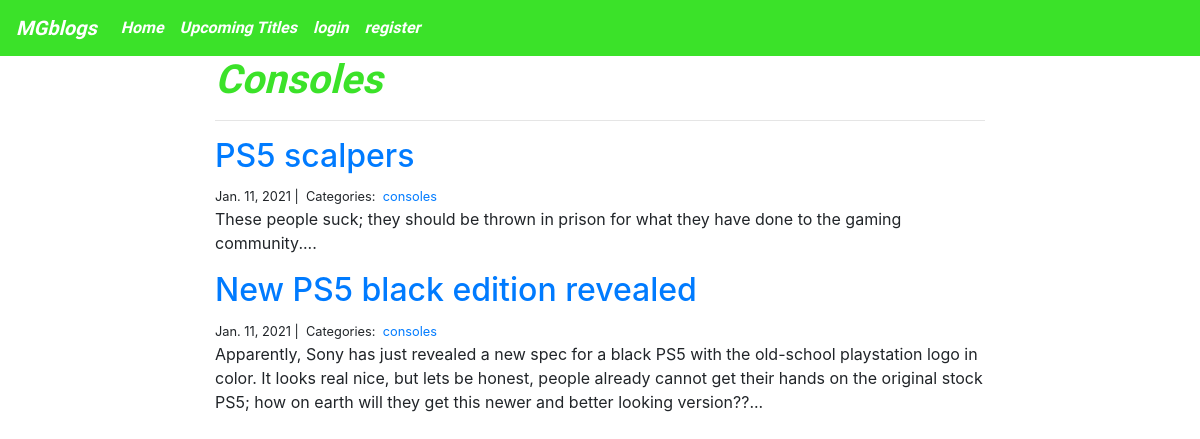
The page /categories/consoles/ on the database its author committed.
### ps_blog_app/models.py (models this page shows, shortened)
class category(models.Model):
    name = models.CharField(max_length=30)

class blog_post(models.Model):
    title = models.CharField(max_length=200)
    author = models.CharField(max_length=100)
    body = models.TextField()
    created_on = models.DateTimeField(auto_now_add=True)
    last_modified = models.DateTimeField(auto_now=True)
    categories = models.ManyToManyField('category', related_name='posts')

### ps_blog_app/views.py (the view)
# urls.py: path('categories/<category>/', views.blog_category, name='blog_category'),
def blog_category(request, category):
    posts = blog_post.objects.filter( categories__name__contains=category ).order_by( '-created_on' )
    context = {
        "category": category,
        "posts" : posts
    }
    return render(request, 'ps_blog_app/blog_category.html', context)

### templates/ps_blog_app/blog_category.html
{% extends 'ps_blog_app/base.html'%}
{% block body_block %}
<div class='col-md-8 offset-md-2'>
    <h1 id='category_header'>{{ category | title }}</h1>
    <hr>
    {% for post in posts %}
    <h2><a href="{% url 'ps_blog_app:blog_detail' post.pk %}">{{ post.title }}</a></h2>
    <small>
        {{ post.created_on.date }} |&nbsp;
        Categories:&nbsp;
        {% for category in post.categories.all %}
        <a href="{% url 'ps_blog_app:blog_category' category.name %}">{{ category.name }}</a>&nbsp;
        {% endfor %}
    </small>
    <p>{{ post.body | slice:":400" }}...</p>
    {% endfor %}
</div>
{% endblock %}

### static/css/ps_blog_master.css (style rules this page uses)
#blog_index_header, #category_header, #register_header { color: #3be229; font-family: 'Orbitron', sans-serif; font-style: italic; font-weight: 700; }

### rows shown on the page
category: name "Consoles", name "consoles"
blog_post: title "PS5 scalpers", created_on "Jan. 11, 2021", body "These people suck; they should be thrown in prison for what they have done to the gaming community."
blog_post: title "New PS5 black edition revealed", created_on "Jan. 11, 2021", body "Apparently, Sony has just revealed a new spec for a black PS5 with the old-school playstation logo in color. It looks real nice, but lets be honest, people already cannot get their hands on the original stock PS5; how on earth will they get this newer and better looking version??"
